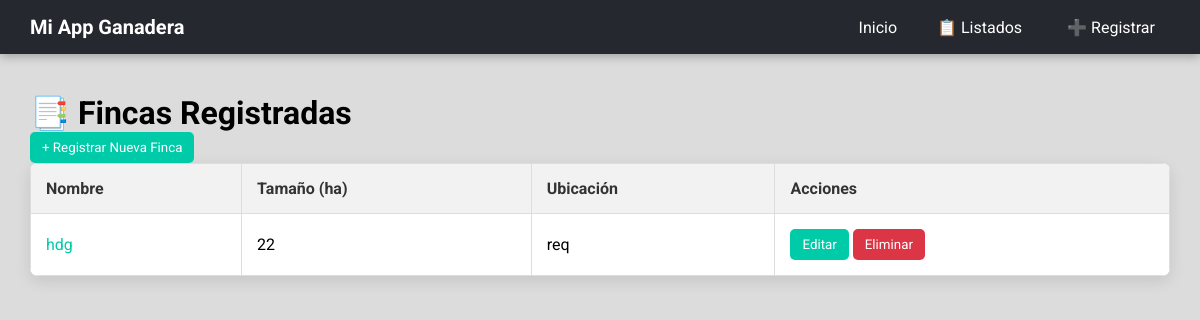
The page /fincas/lista on the database as committed earlier.
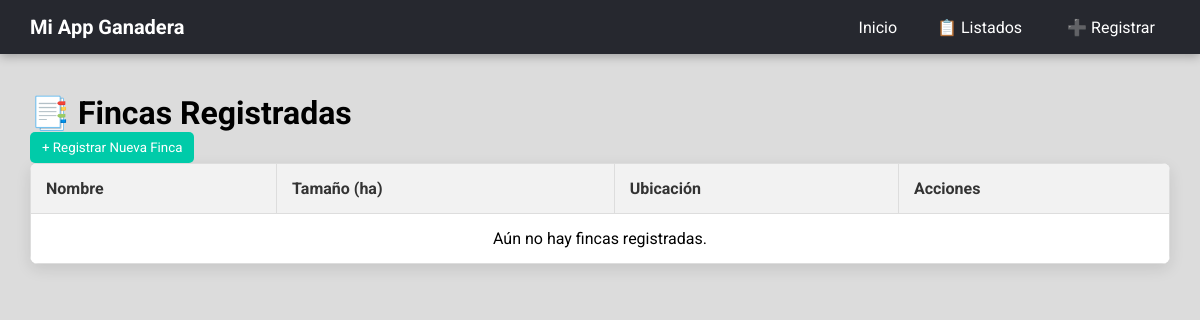
The same page on the database as committed later.
### models.py (models this page shows)
class Finca(Base):
    __tablename__ = "fincas"
    id = Column(Integer, primary_key=True, index=True)
    nombre = Column(String(100), nullable=False)
    tamaño = Column(Integer, nullable=False)
    ubicacion = Column(String(200), nullable=False)
    fecha_creacion = Column(DateTime, default=datetime.utcnow)
    ganados = relationship(
        "Ganado",
        back_populates="finca",
        cascade="all, delete-orphan"
    )

### routers/finca.py (the view)
@router.get("/lista")
async def listar_fincas_view(request: Request, db: Session = Depends(get_db)):
    fincas = db.query(models.Finca).all()
    return templates.TemplateResponse(
        "finca/lista_fincas.html",
        {"request": request, "fincas": fincas}
    )

### templates/finca/lista_fincas.html (shortened to what this page needs)
{% extends "base.html" %}
{% block content %}
    <h1 style="margin-top: 10px;">📑 Fincas Registradas</h1>
    <p><a href="/crear-finca"><button>+ Registrar Nueva Finca</button></a></p>
    <table>
        <thead>
            <tr>
                <th>Nombre</th>
                <th>Tamaño (ha)</th>
                <th>Ubicación</th>
                <th>Acciones</th>
            </tr>
        </thead>
        <tbody>
            {% if fincas %}
                {% for finca in fincas %}
                    <tr id="finca-{{ finca.id }}">
                        <td><a href="/fincas/{{ finca.id }}" style="color: #00cba9; text-decoration: none;">{{ finca.nombre }}</a></td>
                        <td>{{ finca.tamaño }}</td>
                        <td>{{ finca.ubicacion }}</td>
                        <td>
                            <button onclick="window.location.href='/fincas/editar/{{ finca.id }}'">Editar</button>
                            <button class="btn-eliminar" data-id="{{ finca.id }}" style="background-color: #dc3545;">Eliminar</button>
                        </td>
                    </tr>
                {% endfor %}
            {% else %}
                <tr>
                    <td colspan="4" style="text-align: center;">Aún no hay fincas registradas.</td>
                </tr>
            {% endif %}
        </tbody>
    </table>
{% endblock %}

Rows that differ between the two databases and show on the page:
removed Finca: nombre "hdg", tamaño "22", ubicacion "req"
Other text that changed with them:
text now shown: "Aún no hay fincas registradas."
